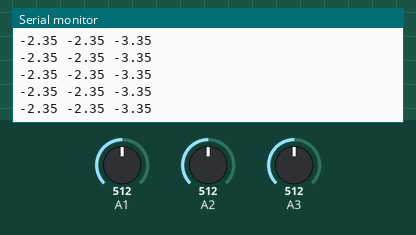
Recording of a sketch running on a simulated Arduino Uno, built with avr-gcc and run on an emulated ATmega328P. On the bench: the last lines printed to the serial monitor. The test bench sets the inputs (shaded band); at power-on: A1 = 512, A2 = 512, A3 = 512.

Above: at 1.2 s.
1.3 s: A1 set to 716
At 1.69 s:
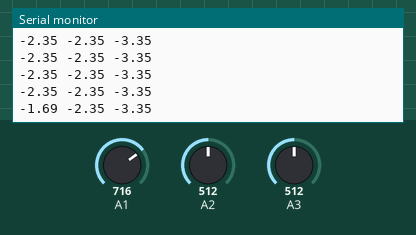
2.8 s: A2 set to 716
At 2.95 s:
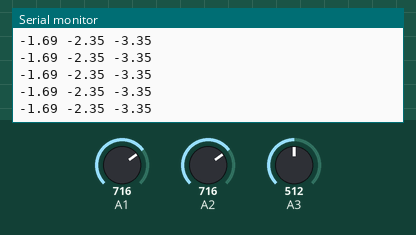
4.3 s: A3 set to 716
At 4.46 s:
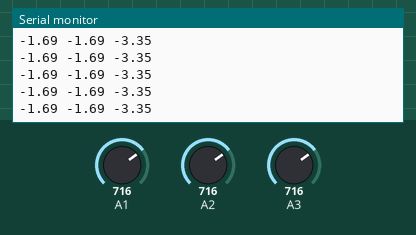
7.3 s: A1 set to 900
At 7.48 s:
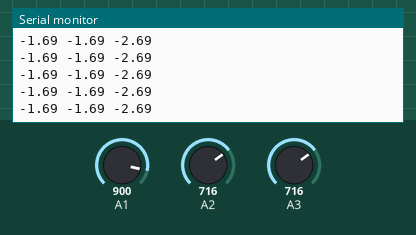
8.8 s: A2 set to 900
At 8.99 s:
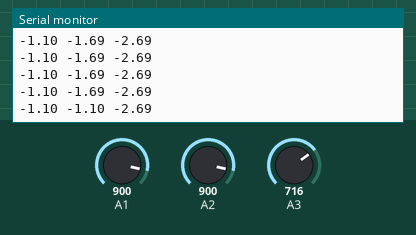
10.3 s: A3 set to 900
At 10.49 s:
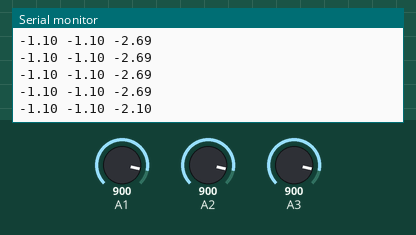
Timing chart, 0 to 12.8 s (numbered marks = the images above; inputs shaded):
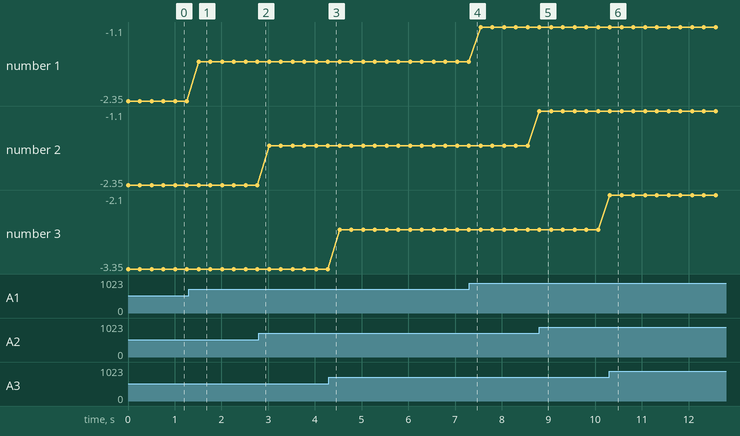

The sketch:

ADXL335.ino
```cpp
#include <ADXL335.h>

ADXL335 adx1 = ADXL335();

int range = 2;  //Range: 2g, 4g, 8g, 16g
void setup() {
  // put your setup code here, to run once:
  Serial.begin(9600);
  adx1.begin();
}

void loop() {
  // put your main code here, to run repeatedly:
  // int16_t x, y, z;
  // adx1.getXYZ(&x, &y, &z);
  float ax, ay, az;

  adx1.getAcceleration(&ax, &ay, &az);
  Serial.print(ax);
  Serial.print(" ");
  Serial.print(ay);
  Serial.print(" ");
  Serial.println(az);

  delay(250);
}
```

Measured:
- after the input at 1.3 s, the serial monitor: prints a new line after 0.21 s (image 1)
- after the input at 8.8 s, the serial monitor: prints a new line at once (image 5)
- after the input at 10.3 s, the serial monitor: prints a new line at once (image 6)
- plotted number 1: -2.35 → -1.69 after the input at 1.3 s, -1.69 → -1.1 after the input at 7.3 s
- plotted number 3: -3.35 → -2.69 after the input at 4.3 s, -2.69 → -2.1 after the input at 10.3 s
